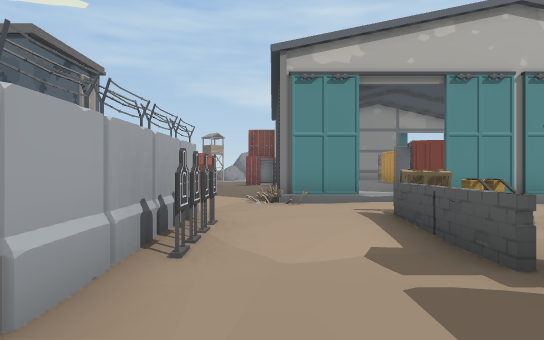
View 1 (above)

24 first-person views from a walk through a scene from a Unity 3-D project. The camera is 1.4 m above the floor, looks level and sees 75° across. The floor is counted in squares, 2 m on a side. Each view is taken from the middle of a square. On the plan, view 1 faces up. The plan holds only what a view shows up to about 11 squares ahead; the rest is blank. The place goes on beyond the plan.

View 2
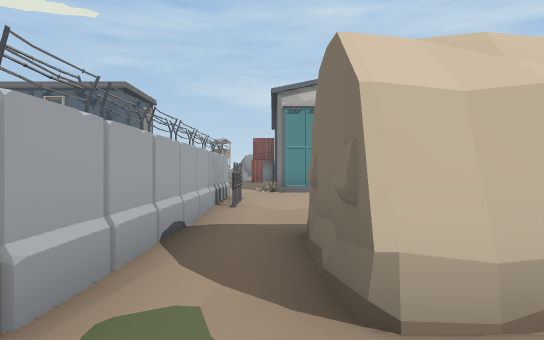

View 3
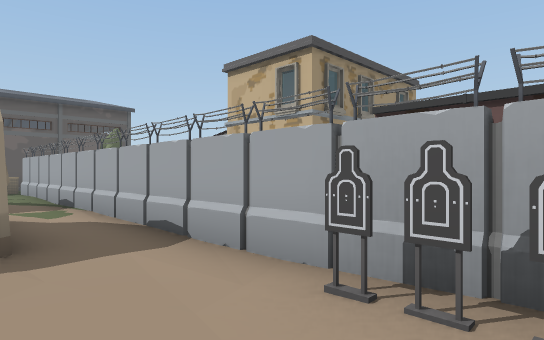

View 4
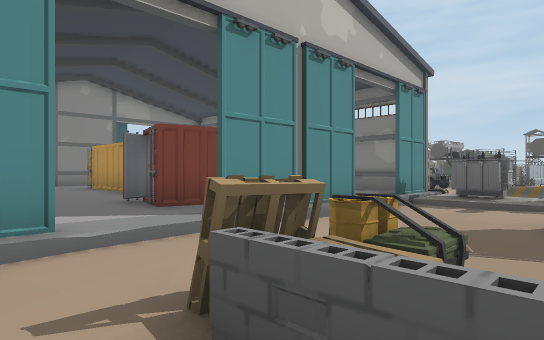

View 5
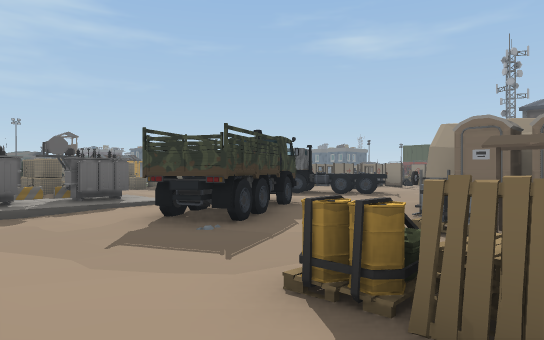

View 6
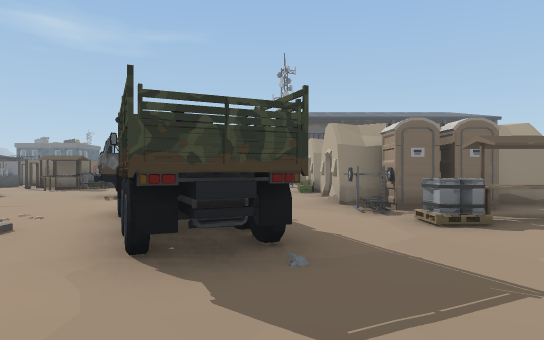

View 7
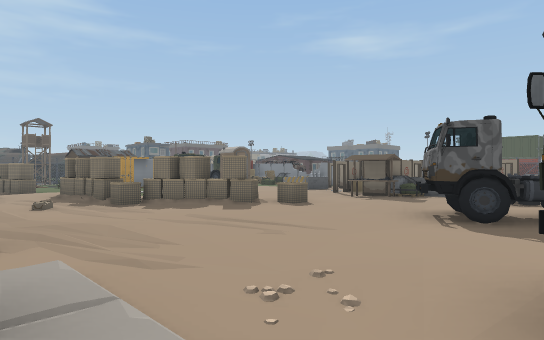

View 8
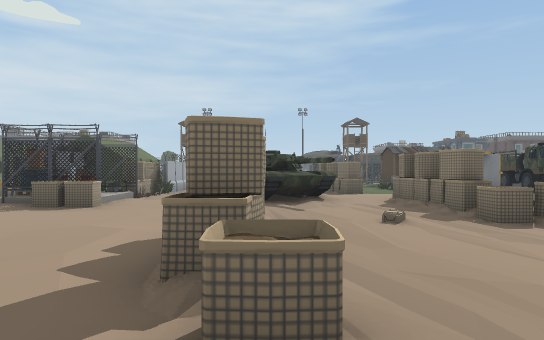

View 9
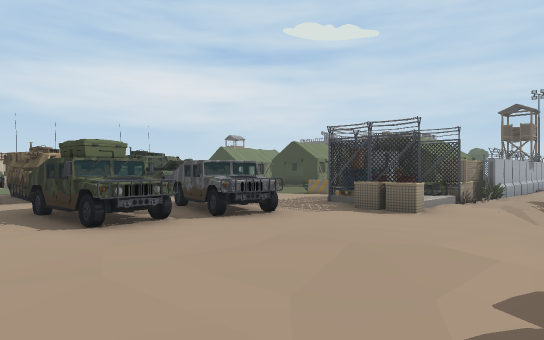

View 10
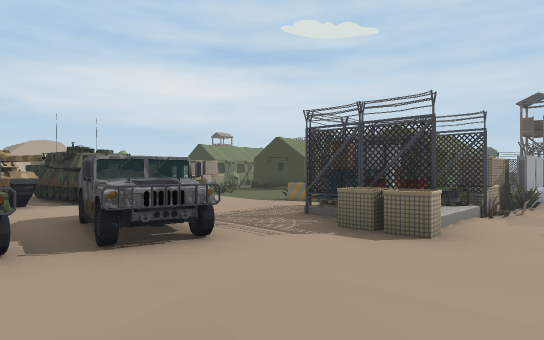

View 11
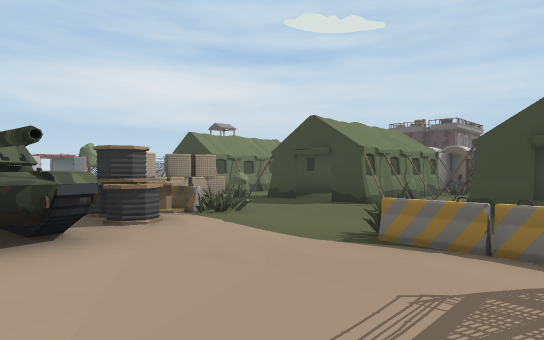

View 12
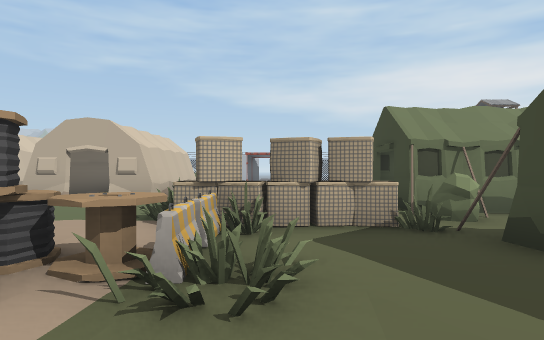

View 13
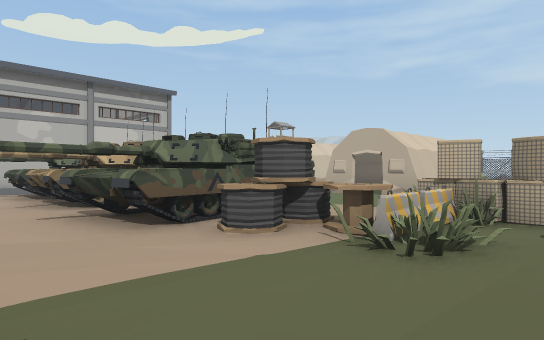

View 14
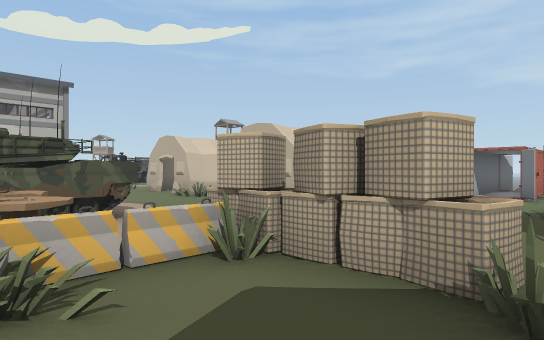

View 15
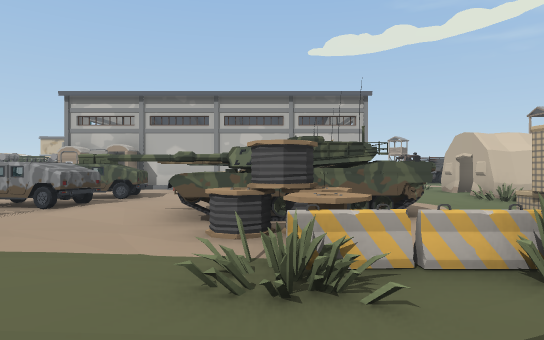

View 16
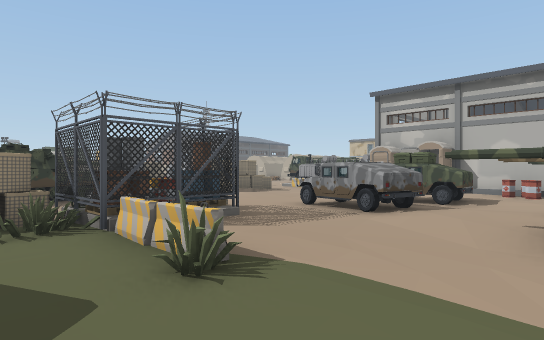

View 17
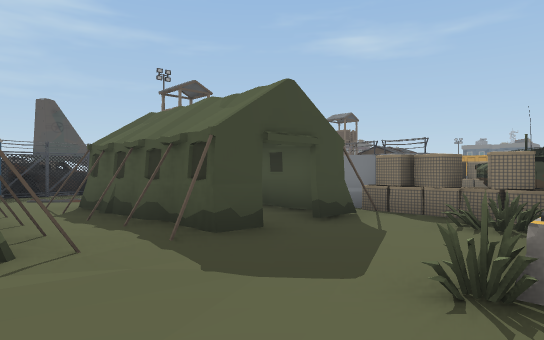

View 18
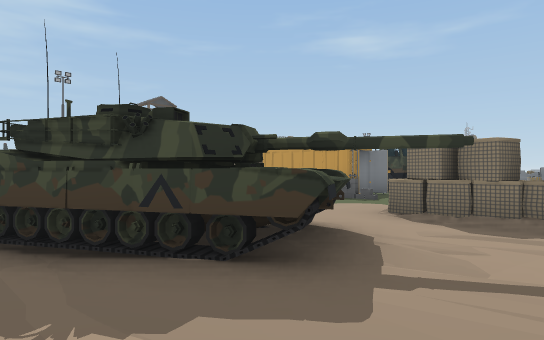

View 19
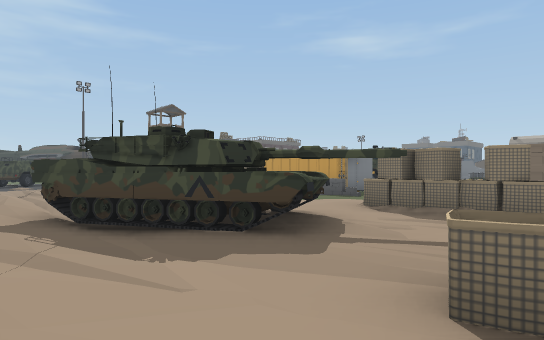

View 20
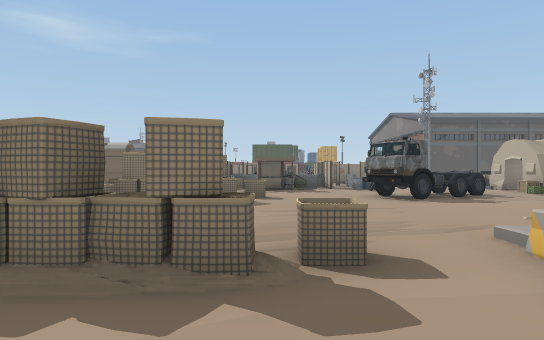

View 21
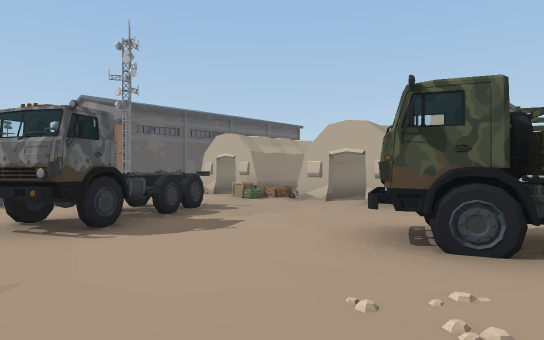

View 22
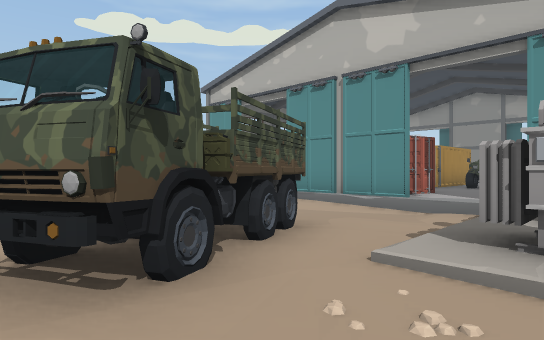

View 23
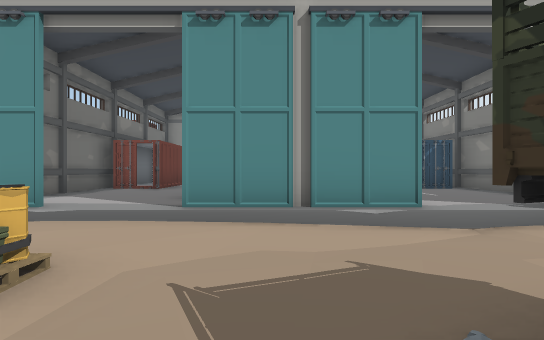

View 24
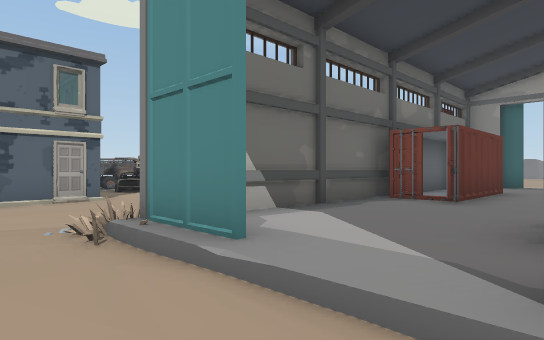

### Floor plan
Key: @ floor where view 1 was taken; # wall or solid block; x gap in a wall; . main floor; : floor 0.25 m higher than the main floor; - floor 0.25 m lower than the main floor; + floor 0.5 m higher than the main floor; / step, stairs or slope; = window, fence, low wall or low ledge; ^ raised ledge; C container; H house; P pallet; T truck; A barrier; R barricade; F fence; E barrel; G car; N tent; U bush; O other object.
Columns run from 9 left of view 1 to 25 right of it. Each row starts with its distance up from view 1.
 28                               C
 27                              CC
 26                              CC
 25                              CC.
 24                          # #   .
 23                        # # #   /
 22                        # # #   /
 21                      # # #.#   .NNN
 20                      ...O....  .
 19                       .......  :.NN
 18           #+           ......O .UU
 17            +           #####.ROOO.
 16            +++C        #####OR..NNN
 15           CC++C   C######.##OR....
 14           #C++C GGC+#^^^^x^^....NNN
 13           #C++C GGC+##..#.#.....//
 12          /CC++ C++++E.........O.NNN
 11         ./#+++ +++++#..O.G...R.-N
 10   ....  ./#++C  ++++O..O.G..FF..N
  9   HHHH.../#++CC C+++O..GGGFPOE..NNN
  8      H...##++####+##O.....FAOOOOO.
  7      H..........-.:O .......OF..###
  6  HHHH   ..........:O  .............
  5         #..OP.....:O/..//A...###---
  4         O..=...TT.:O/.AOOO.#^#
  3         O..=....T..........#^#.
  2         #..OPP..TT......./.....OOO
  1         #..OOO..T:.......AOOO...
  0 HHHHHH  #@####........../A   ..
 -1  H   H  #.#  ......T...OOO   .==
 -2  H  HH  #.####...TTT..A..     .CCCC
 -3     O   #..  O..TTT......      .C
 -4         #.  ##O. T....... OO   TTT

Positions as (right, up) in squares from view 1, and headings:
1: (0, 0), facing up
2: (0, -4), facing up
3: (1, 4), facing down-left
4: (1, 4), facing up-right
5: (2, 7), facing down-right
6: (6, 7), facing down
7: (8, 4), facing down-right
8: (11, 4), facing right
9: (12, 5), facing up-right
10: (14, 6), facing up-right
11: (17, 10), facing up-right
12: (21, 13), facing up
13: (22, 12), facing up-left
14: (23, 15), facing up-left
15: (23, 15), facing left
16: (22, 14), facing down-left
17: (20, 14), facing down-right
18: (17, 6), facing down-right
19: (16, 7), facing down-right
20: (13, 7), facing down
21: (11, 3), facing down-left
22: (10, 1), facing up-left
23: (5, 3), facing up
24: (4, 6), facing up-left
